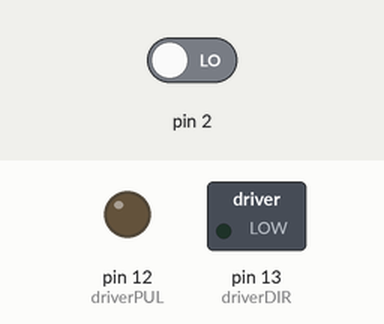
A sketch run on a simulated Arduino Uno, built with avr-gcc and run on an emulated ATmega328P. Parts: switched loads named in the sketch (green lamp = pin HIGH), output pins drawn as LEDs (lit = HIGH). Inputs (shaded band) come from the test bench; at power-on: pin 2 LOW.

Above: at 1.2 s.
1.3 s: pin 2 driven HIGH
At 1.9 s:
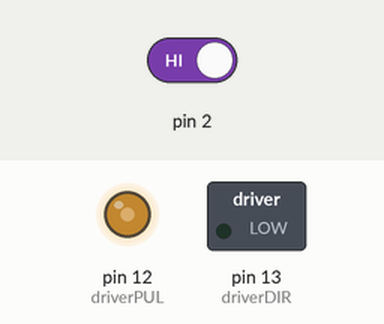
2.8 s: pin 2 driven LOW
At 4.2 s:
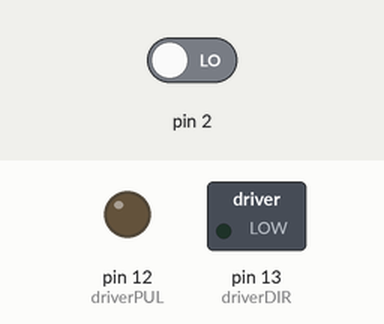
Timing chart, 0 to 5.8 s (numbered marks = the images above; inputs shaded):
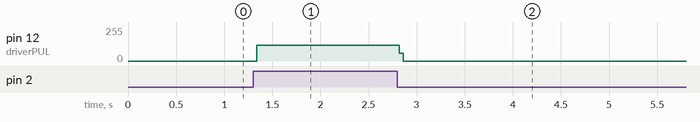

Measured:
- after the input at 1.3 s, pin 12 (driverPUL): 0/255 → 120/255 at once
- after the input at 2.8 s, pin 12 (driverPUL): 120/255 → 0/255 at once

The sketch:

marina_polvi.ino
```cpp
//int reverseSwitch =   2;  // Push button for reverse
int driverPUL = 12;    // PUL- pin
int driverDIR = 13;    // DIR- pin
//int spd = A0;     // Potentiometer

// Variables

int pd = 100;       // Pulse Delay period
boolean setdir = LOW; // Set Direction

// Interrupt Handler

/*void revmotor (){
  setdir = !setdir;
}*/


void setup() {
   pinMode(LED_BUILTIN, OUTPUT);
   digitalWrite(LED_BUILTIN, LOW);

  // Input signal
  pinMode(2, INPUT);

  // Polvi
  pinMode (driverPUL, OUTPUT);
  pinMode (driverDIR, OUTPUT);
  //attachInterrupt(digitalPinToInterrupt(reverseSwitch), revmotor, FALLING);
}

void loop() {
  //if(1 == 1) {
  if(digitalRead(2)) {
    digitalWrite(LED_BUILTIN, HIGH);
    movePolvi();

  } else {
    digitalWrite(LED_BUILTIN, LOW);
    resetMotors();
  }
}

void movePolvi() {
  //pd = map((analogRead(spd)),0,1023,2000,50);
  digitalWrite(driverDIR,setdir);
  digitalWrite(driverPUL,HIGH);
  delayMicroseconds(pd);
  digitalWrite(driverPUL,LOW);
  delayMicroseconds(pd);
}

void resetMotors() {
  digitalWrite(9, LOW);
  digitalWrite(10, LOW);
}
```
